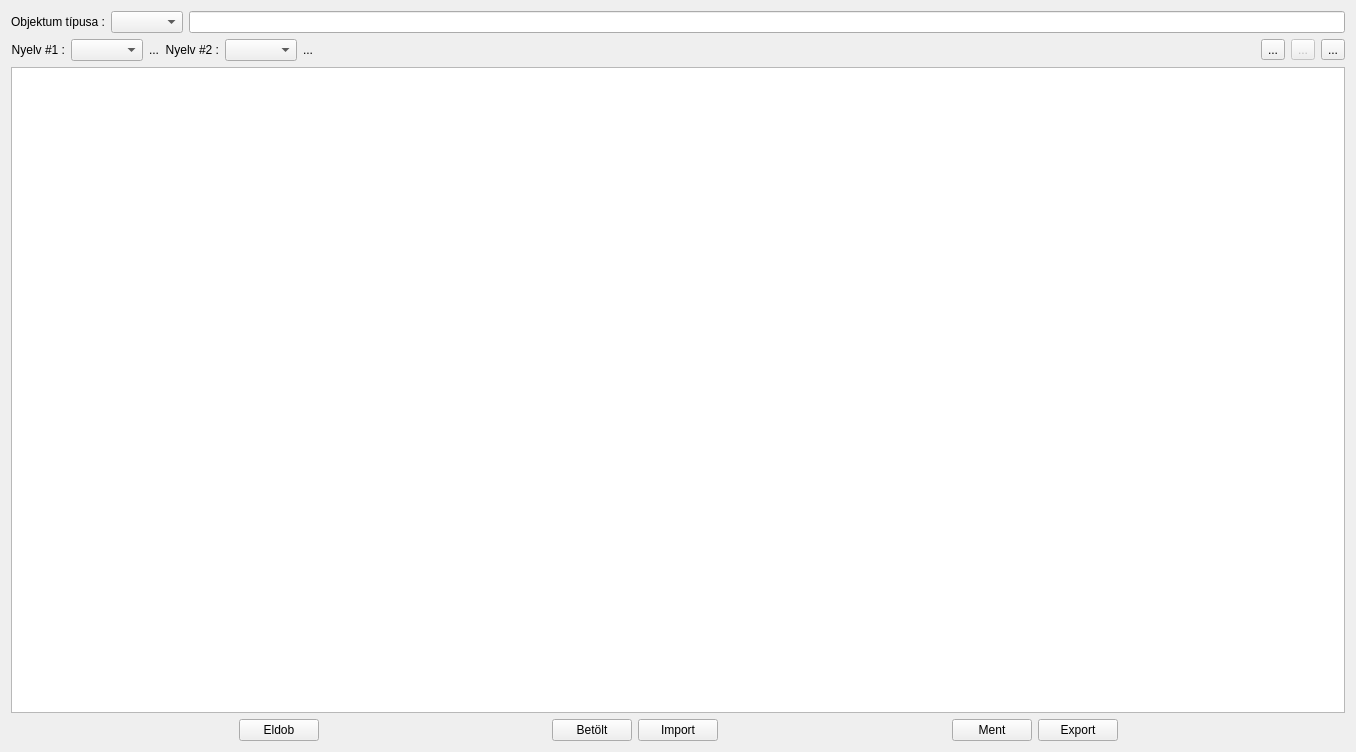
<?xml version="1.0" encoding="UTF-8"?>
<ui version="4.0">
 <class>cTranslator</class>
 <widget class="QWidget" name="cTranslator">
  <property name="geometry">
   <rect>
    <x>0</x>
    <y>0</y>
    <width>1356</width>
    <height>752</height>
   </rect>
  </property>
  <property name="windowTitle">
   <string>Form</string>
  </property>
  <layout class="QVBoxLayout" name="verticalLayout">
   <item>
    <layout class="QHBoxLayout" name="horizontalLayout_3">
     <item>
      <widget class="QLabel" name="labelObj">
       <property name="text">
        <string>Objektum típusa :</string>
       </property>
       <property name="alignment">
        <set>Qt::AlignRight|Qt::AlignTrailing|Qt::AlignVCenter</set>
       </property>
      </widget>
     </item>
     <item>
      <widget class="QComboBox" name="comboBoxObj"/>
     </item>
     <item>
      <widget class="QLineEdit" name="lineEditObj"/>
     </item>
    </layout>
   </item>
   <item>
    <layout class="QHBoxLayout" name="horizontalLayout_2">
     <item>
      <layout class="QHBoxLayout" name="horizontalLayoutComboBoxs">
       <item>
        <widget class="QLabel" name="labelLang1">
         <property name="text">
          <string>Nyelv #1 :</string>
         </property>
         <property name="alignment">
          <set>Qt::AlignRight|Qt::AlignTrailing|Qt::AlignVCenter</set>
         </property>
        </widget>
       </item>
       <item>
        <widget class="QComboBox" name="comboBoxLang1"/>
       </item>
       <item>
        <widget class="QLabel" name="labelFlag1">
         <property name="text">
          <string>...</string>
         </property>
        </widget>
       </item>
       <item>
        <widget class="QLabel" name="labelLang2">
         <property name="text">
          <string>Nyelv #2 :</string>
         </property>
         <property name="alignment">
          <set>Qt::AlignRight|Qt::AlignTrailing|Qt::AlignVCenter</set>
         </property>
        </widget>
       </item>
       <item>
        <widget class="QComboBox" name="comboBoxLang2"/>
       </item>
       <item>
        <widget class="QLabel" name="labelFlag2">
         <property name="text">
          <string>...</string>
         </property>
        </widget>
       </item>
      </layout>
     </item>
     <item>
      <layout class="QHBoxLayout" name="horizontalLayout">
       <item>
        <spacer name="horizontalSpacer_5">
         <property name="orientation">
          <enum>Qt::Horizontal</enum>
         </property>
         <property name="sizeHint" stdset="0">
          <size>
           <width>40</width>
           <height>20</height>
          </size>
         </property>
        </spacer>
       </item>
       <item>
        <widget class="QToolButton" name="toolButtonAddComboBox">
         <property name="enabled">
          <bool>true</bool>
         </property>
         <property name="text">
          <string>...</string>
         </property>
         <property name="icon">
          <iconset resource="lv2g.qrc">
           <normaloff>:/icons/add.ico</normaloff>:/icons/add.ico</iconset>
         </property>
        </widget>
       </item>
       <item>
        <widget class="QToolButton" name="toolButtonDelComboBox">
         <property name="enabled">
          <bool>false</bool>
         </property>
         <property name="text">
          <string>...</string>
         </property>
         <property name="icon">
          <iconset resource="lv2g.qrc">
           <normaloff>:/icons/minus.ico</normaloff>:/icons/minus.ico</iconset>
         </property>
        </widget>
       </item>
       <item>
        <widget class="QToolButton" name="toolButtonAddLanguage">
         <property name="text">
          <string>...</string>
         </property>
         <property name="icon">
          <iconset resource="lv2g.qrc">
           <normaloff>:/icons/db_add.ico</normaloff>:/icons/db_add.ico</iconset>
         </property>
        </widget>
       </item>
      </layout>
     </item>
    </layout>
   </item>
   <item>
    <widget class="QTableWidget" name="tableWidget"/>
   </item>
   <item>
    <layout class="QHBoxLayout" name="horizontalLayout_4">
     <item>
      <spacer name="horizontalSpacer">
       <property name="orientation">
        <enum>Qt::Horizontal</enum>
       </property>
       <property name="sizeHint" stdset="0">
        <size>
         <width>40</width>
         <height>20</height>
        </size>
       </property>
      </spacer>
     </item>
     <item>
      <widget class="QPushButton" name="pushButtonCancel">
       <property name="text">
        <string>Eldob</string>
       </property>
      </widget>
     </item>
     <item>
      <spacer name="horizontalSpacer_2">
       <property name="orientation">
        <enum>Qt::Horizontal</enum>
       </property>
       <property name="sizeHint" stdset="0">
        <size>
         <width>40</width>
         <height>20</height>
        </size>
       </property>
      </spacer>
     </item>
     <item>
      <widget class="QPushButton" name="pushButtonView">
       <property name="text">
        <string>Betölt</string>
       </property>
      </widget>
     </item>
     <item>
      <widget class="QPushButton" name="pushButtonImport">
       <property name="toolTip">
        <string>&lt;html&gt;&lt;head/&gt;&lt;body&gt;&lt;p&gt;CSV fájl importálható be.&lt;/p&gt;&lt;p&gt;A CSV fájl nem tartalmazza, hogy az oszlopok milyen nyelvet tartalmaznak.&lt;/p&gt;&lt;p&gt;Arról, hogy a nyelvek sorrendje és száma ugyan az legyen, mint a kiexportáláskor, a felhasználónak kell gondoskodnia!&lt;/p&gt;&lt;p&gt;A beimportált szövegeket a &amp;quot;Ment&amp;quot; gombbal mentheti az adatbázisba, a nyelvek sorrendjének ellenörzése után.&lt;/p&gt;&lt;/body&gt;&lt;/html&gt;</string>
       </property>
       <property name="text">
        <string>Import</string>
       </property>
      </widget>
     </item>
     <item>
      <spacer name="horizontalSpacer_3">
       <property name="orientation">
        <enum>Qt::Horizontal</enum>
       </property>
       <property name="sizeHint" stdset="0">
        <size>
         <width>40</width>
         <height>20</height>
        </size>
       </property>
      </spacer>
     </item>
     <item>
      <widget class="QPushButton" name="pushButtonSave">
       <property name="text">
        <string>Ment</string>
       </property>
      </widget>
     </item>
     <item>
      <widget class="QPushButton" name="pushButtonExport">
       <property name="text">
        <string>Export</string>
       </property>
      </widget>
     </item>
     <item>
      <spacer name="horizontalSpacer_4">
       <property name="orientation">
        <enum>Qt::Horizontal</enum>
       </property>
       <property name="sizeHint" stdset="0">
        <size>
         <width>40</width>
         <height>20</height>
        </size>
       </property>
      </spacer>
     </item>
    </layout>
   </item>
  </layout>
 </widget>
 <resources>
  <include location="lv2g.qrc"/>
 </resources>
 <connections/>
</ui>
